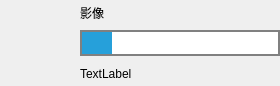
<?xml version="1.0" encoding="UTF-8"?>
<ui version="4.0">
 <class>CamSD</class>
 <widget class="QWidget" name="CamSD">
  <property name="geometry">
   <rect>
    <x>0</x>
    <y>0</y>
    <width>280</width>
    <height>86</height>
   </rect>
  </property>
  <property name="windowTitle">
   <string>CamSD</string>
  </property>
  <layout class="QHBoxLayout" name="horizontalLayout">
   <property name="spacing">
    <number>0</number>
   </property>
   <property name="leftMargin">
    <number>0</number>
   </property>
   <property name="topMargin">
    <number>0</number>
   </property>
   <property name="rightMargin">
    <number>0</number>
   </property>
   <property name="bottomMargin">
    <number>0</number>
   </property>
   <item>
    <widget class="QLabel" name="icon">
     <property name="minimumSize">
      <size>
       <width>78</width>
       <height>0</height>
      </size>
     </property>
     <property name="styleSheet">
      <string notr="true">border-image: url(&quot;D:/Download/sd.png&quot;);</string>
     </property>
     <property name="text">
      <string/>
     </property>
     <property name="alignment">
      <set>Qt::AlignBottom|Qt::AlignHCenter</set>
     </property>
    </widget>
   </item>
   <item>
    <layout class="QVBoxLayout" name="verticalLayout">
     <property name="spacing">
      <number>5</number>
     </property>
     <item>
      <widget class="QLabel" name="sd">
       <property name="text">
        <string>影像</string>
       </property>
      </widget>
     </item>
     <item>
      <widget class="QProgressBar" name="progressBar">
       <property name="maximumSize">
        <size>
         <width>200</width>
         <height>16777215</height>
        </size>
       </property>
       <property name="statusTip">
        <string/>
       </property>
       <property name="styleSheet">
        <string notr="true">QProgressBar {   border: 2px solid grey;   background-color: #FFFFFF;}
QProgressBar::chunk {   background-color: #26A0DA;   width: 30px;}
</string>
       </property>
       <property name="value">
        <number>15</number>
       </property>
       <property name="textVisible">
        <bool>false</bool>
       </property>
       <property name="invertedAppearance">
        <bool>false</bool>
       </property>
      </widget>
     </item>
     <item>
      <widget class="QLabel" name="usage">
       <property name="text">
        <string>TextLabel</string>
       </property>
      </widget>
     </item>
    </layout>
   </item>
  </layout>
 </widget>
 <layoutdefault spacing="6" margin="11"/>
 <resources/>
 <connections/>
</ui>
